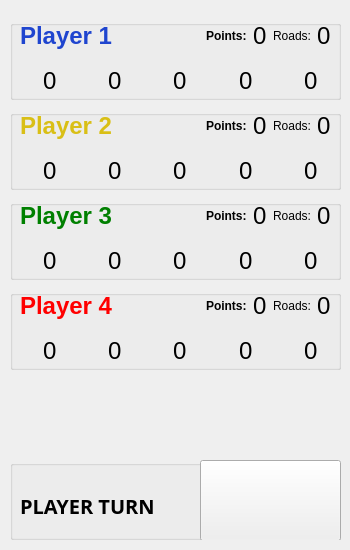
     <widget class="QWidget" name="widget_4" native="true">
      <property name="geometry">
       <rect>
        <x>820</x>
        <y>0</y>
        <width>350</width>
        <height>550</height>
       </rect>
      </property>
      <property name="minimumSize">
       <size>
        <width>350</width>
        <height>550</height>
       </size>
      </property>
      <property name="maximumSize">
       <size>
        <width>350</width>
        <height>16777215</height>
       </size>
      </property>
      <property name="styleSheet">
       <string notr="true">border-image: url(:/resources/images/boardR.png) 0 0 0 0 stretch stretch;</string>
      </property>
      <widget class="QGroupBox" name="groupBox">
       <property name="geometry">
        <rect>
         <x>10</x>
         <y>20</y>
         <width>331</width>
         <height>80</height>
        </rect>
       </property>
       <property name="styleSheet">
        <string notr="true">border-image: url(:/resources/images/wood.png) 0 0 0 0 stretch stretch;</string>
       </property>
       <property name="title">
        <string/>
       </property>
       <widget class="QWidget" name="horizontalLayoutWidget_2">
        <property name="geometry">
         <rect>
          <x>10</x>
          <y>0</y>
          <width>311</width>
          <height>31</height>
         </rect>
        </property>
        <layout class="QHBoxLayout" name="horizontalLayout_8">
         <item>
          <widget class="QLabel" name="lbPlayer1Name">
           <property name="font">
            <font>
             <pointsize>18</pointsize>
             <weight>75</weight>
             <bold>true</bold>
            </font>
           </property>
           <property name="styleSheet">
            <string notr="true">color: #1f45cf;</string>
           </property>
           <property name="text">
            <string>Player 1</string>
           </property>
          </widget>
         </item>
         <item>
          <spacer name="horizontalSpacer_8">
           <property name="orientation">
            <enum>Qt::Horizontal</enum>
           </property>
           <property name="sizeHint" stdset="0">
            <size>
             <width>40</width>
             <height>20</height>
            </size>
           </property>
          </spacer>
         </item>
         <item>
          <widget class="QLabel" name="label_30">
           <property name="font">
            <font>
             <weight>75</weight>
             <bold>true</bold>
            </font>
           </property>
           <property name="text">
            <string>Points:</string>
           </property>
          </widget>
         </item>
         <item>
          <widget class="QLabel" name="lbPointsPlayer1">
           <property name="font">
            <font>
             <pointsize>18</pointsize>
            </font>
           </property>
           <property name="text">
            <string>0</string>
           </property>
          </widget>
         </item>
         <item>
          <widget class="QLabel" name="label_9">
           <property name="text">
            <string>Roads:</string>
           </property>
          </widget>
         </item>
         <item>
          <widget class="QLabel" name="lbRoadsPlayer1">
           <property name="font">
            <font>
             <pointsize>18</pointsize>
            </font>
           </property>
           <property name="text">
            <string>0</string>
           </property>
          </widget>
         </item>
        </layout>
       </widget>
       <widget class="QWidget" name="horizontalLayoutWidget_6">
        <property name="geometry">
         <rect>
          <x>0</x>
          <y>40</y>
          <width>321</width>
          <height>41</height>
         </rect>
        </property>
        <layout class="QHBoxLayout" name="horizontalLayout_12">
         <item>
          <widget class="QLabel" name="label_10">
           <property name="styleSheet">
            <string notr="true">border-image: url(:/resources/images/resources--grain.png) 0 0 0 0 stretch stretch;</string>
           </property>
           <property name="text">
            <string/>
           </property>
          </widget>
         </item>
         <item>
          <widget class="QLabel" name="lbWheatP1">
           <property name="font">
            <font>
             <pointsize>18</pointsize>
            </font>
           </property>
           <property name="text">
            <string>0</string>
           </property>
          </widget>
         </item>
         <item>
          <widget class="QLabel" name="label_6">
           <property name="styleSheet">
            <string notr="true">border-image: url(:/resources/images/resources--wool.png) 0 0 0 0 stretch stretch;</string>
           </property>
           <property name="text">
            <string/>
           </property>
          </widget>
         </item>
         <item>
          <widget class="QLabel" name="lbWoolP1">
           <property name="font">
            <font>
             <pointsize>18</pointsize>
            </font>
           </property>
           <property name="text">
            <string>0</string>
           </property>
          </widget>
         </item>
         <item>
          <widget class="QLabel" name="label_8">
           <property name="styleSheet">
            <string notr="true">border-image: url(:/resources/images/resources--ore.png) 0 0 0 0 stretch stretch;</string>
           </property>
           <property name="text">
            <string/>
           </property>
          </widget>
         </item>
         <item>
          <widget class="QLabel" name="lbStoneP1">
           <property name="font">
            <font>
             <pointsize>18</pointsize>
            </font>
           </property>
           <property name="text">
            <string>0</string>
           </property>
          </widget>
         </item>
         <item>
          <widget class="QLabel" name="label_7">
           <property name="styleSheet">
            <string notr="true">border-image: url(:/resources/images/resources--lumber.png) 0 0 0 0 stretch stretch;</string>
           </property>
           <property name="text">
            <string/>
           </property>
          </widget>
         </item>
         <item>
          <widget class="QLabel" name="lbWoodP1">
           <property name="font">
            <font>
             <pointsize>18</pointsize>
            </font>
           </property>
           <property name="text">
            <string>0</string>
           </property>
          </widget>
         </item>
         <item>
          <widget class="QLabel" name="label_3">
           <property name="styleSheet">
            <string notr="true">border-image: url(:/resources/images/resources--brick.png) 0 0 0 0 stretch stretch;</string>
           </property>
           <property name="text">
            <string/>
           </property>
          </widget>
         </item>
         <item>
          <widget class="QLabel" name="lbBrickP1">
           <property name="font">
            <font>
             <pointsize>18</pointsize>
            </font>
           </property>
           <property name="text">
            <string>0</string>
           </property>
          </widget>
         </item>
        </layout>
       </widget>
      </widget>
      <widget class="QGroupBox" name="groupBox_2">
       <property name="geometry">
        <rect>
         <x>10</x>
         <y>110</y>
         <width>331</width>
         <height>80</height>
        </rect>
       </property>
       <property name="styleSheet">
        <string notr="true">border-image: url(:/resources/images/wood.png) 0 0 0 0 stretch stretch;</string>
       </property>
       <property name="title">
        <string/>
       </property>
       <widget class="QWidget" name="horizontalLayoutWidget_3">
        <property name="geometry">
         <rect>
          <x>10</x>
          <y>0</y>
          <width>311</width>
          <height>31</height>
         </rect>
        </property>
        <layout class="QHBoxLayout" name="horizontalLayout_9">
         <item>
          <widget class="QLabel" name="lbPlayer2Name">
           <property name="font">
            <font>
             <pointsize>18</pointsize>
             <weight>75</weight>
             <bold>true</bold>
            </font>
           </property>
           <property name="styleSheet">
            <string notr="true">color: #d9bf16;
</string>
           </property>
           <property name="text">
            <string>Player 2</string>
           </property>
          </widget>
         </item>
         <item>
          <spacer name="horizontalSpacer_10">
           <property name="orientation">
            <enum>Qt::Horizontal</enum>
           </property>
           <property name="sizeHint" stdset="0">
            <size>
             <width>40</width>
             <height>20</height>
            </size>
           </property>
          </spacer>
         </item>
         <item>
          <widget class="QLabel" name="label_31">
           <property name="font">
            <font>
             <weight>75</weight>
             <bold>true</bold>
            </font>
           </property>
           <property name="text">
            <string>Points:</string>
           </property>
          </widget>
         </item>
         <item>
          <widget class="QLabel" name="lbPointsPlayer2">
           <property name="font">
            <font>
             <pointsize>18</pointsize>
            </font>
           </property>
           <property name="text">
            <string>0</string>
           </property>
          </widget>
         </item>
         <item>
          <widget class="QLabel" name="label_12">
           <property name="text">
            <string>Roads:</string>
           </property>
          </widget>
         </item>
         <item>
          <widget class="QLabel" name="lbRoadsPlayer2">
           <property name="font">
            <font>
             <pointsize>18</pointsize>
            </font>
           </property>
           <property name="text">
            <string>0</string>
           </property>
          </widget>
         </item>
        </layout>
       </widget>
       <widget class="QWidget" name="horizontalLayoutWidget_7">
        <property name="geometry">
         <rect>
          <x>0</x>
          <y>40</y>
          <width>321</width>
          <height>41</height>
         </rect>
        </property>
        <layout class="QHBoxLayout" name="horizontalLayout_13">
         <item>
          <widget class="QLabel" name="label_11">
           <property name="styleSheet">
            <string notr="true">border-image: url(:/resources/images/resources--grain.png) 0 0 0 0 stretch stretch;</string>
           </property>
           <property name="text">
            <string/>
           </property>
          </widget>
         </item>
         <item>
          <widget class="QLabel" name="lbWheatP2">
           <property name="font">
            <font>
             <pointsize>18</pointsize>
            </font>
           </property>
           <property name="text">
            <string>0</string>
           </property>
          </widget>
         </item>
         <item>
          <widget class="QLabel" name="label_13">
           <property name="styleSheet">
            <string notr="true">border-image: url(:/resources/images/resources--wool.png) 0 0 0 0 stretch stretch;</string>
           </property>
           <property name="text">
            <string/>
           </property>
          </widget>
         </item>
         <item>
          <widget class="QLabel" name="lbWoolP2">
           <property name="font">
            <font>
             <pointsize>18</pointsize>
            </font>
           </property>
           <property name="text">
            <string>0</string>
           </property>
          </widget>
         </item>
         <item>
          <widget class="QLabel" name="label_15">
           <property name="styleSheet">
            <string notr="true">border-image: url(:/resources/images/resources--ore.png) 0 0 0 0 stretch stretch;</string>
           </property>
           <property name="text">
            <string/>
           </property>
          </widget>
         </item>
         <item>
          <widget class="QLabel" name="lbStoneP2">
           <property name="font">
            <font>
             <pointsize>18</pointsize>
            </font>
           </property>
           <property name="text">
            <string>0</string>
           </property>
          </widget>
         </item>
         <item>
          <widget class="QLabel" name="label_17">
           <property name="styleSheet">
            <string notr="true">border-image: url(:/resources/images/resources--lumber.png) 0 0 0 0 stretch stretch;</string>
           </property>
           <property name="text">
            <string/>
           </property>
          </widget>
         </item>
         <item>
          <widget class="QLabel" name="lbWoodP2">
           <property name="font">
            <font>
             <pointsize>18</pointsize>
            </font>
           </property>
           <property name="text">
            <string>0</string>
           </property>
          </widget>
         </item>
         <item>
          <widget class="QLabel" name="label_18">
           <property name="styleSheet">
            <string notr="true">border-image: url(:/resources/images/resources--brick.png) 0 0 0 0 stretch stretch;</string>
           </property>
           <property name="text">
            <string/>
           </property>
          </widget>
         </item>
         <item>
          <widget class="QLabel" name="lbBrickP2">
           <property name="font">
            <font>
             <pointsize>18</pointsize>
            </font>
           </property>
           <property name="text">
            <string>0</string>
           </property>
          </widget>
         </item>
        </layout>
       </widget>
      </widget>
      <widget class="QGroupBox" name="groupBox_3">
       <property name="geometry">
        <rect>
         <x>10</x>
         <y>200</y>
         <width>331</width>
         <height>80</height>
        </rect>
       </property>
       <property name="styleSheet">
        <string notr="true">border-image: url(:/resources/images/wood.png) 0 0 0 0 stretch stretch;</string>
       </property>
       <property name="title">
        <string/>
       </property>
       <widget class="QWidget" name="horizontalLayoutWidget_4">
        <property name="geometry">
         <rect>
          <x>10</x>
          <y>0</y>
          <width>311</width>
          <height>31</height>
         </rect>
        </property>
        <layout class="QHBoxLayout" name="horizontalLayout_10">
         <item>
          <widget class="QLabel" name="lbPlayer3Name">
           <property name="font">
            <font>
             <pointsize>18</pointsize>
             <weight>75</weight>
             <bold>true</bold>
            </font>
           </property>
           <property name="styleSheet">
            <string notr="true">color: green;
</string>
           </property>
           <property name="text">
            <string>Player 3</string>
           </property>
          </widget>
         </item>
         <item>
          <spacer name="horizontalSpacer_11">
           <property name="orientation">
            <enum>Qt::Horizontal</enum>
           </property>
           <property name="sizeHint" stdset="0">
            <size>
             <width>40</width>
             <height>20</height>
            </size>
           </property>
          </spacer>
         </item>
         <item>
          <widget class="QLabel" name="label_33">
           <property name="font">
            <font>
             <weight>75</weight>
             <bold>true</bold>
            </font>
           </property>
           <property name="text">
            <string>Points:</string>
           </property>
          </widget>
         </item>
         <item>
          <widget class="QLabel" name="lbPointsPlayer3">
           <property name="font">
            <font>
             <pointsize>18</pointsize>
            </font>
           </property>
           <property name="text">
            <string>0</string>
           </property>
          </widget>
         </item>
         <item>
          <widget class="QLabel" name="label_14">
           <property name="text">
            <string>Roads:</string>
           </property>
          </widget>
         </item>
         <item>
          <widget class="QLabel" name="lbRoadsPlayer3">
           <property name="font">
            <font>
             <pointsize>18</pointsize>
            </font>
           </property>
           <property name="text">
            <string>0</string>
           </property>
          </widget>
         </item>
        </layout>
       </widget>
       <widget class="QWidget" name="horizontalLayoutWidget_8">
        <property name="geometry">
         <rect>
          <x>0</x>
          <y>40</y>
          <width>321</width>
          <height>41</height>
         </rect>
        </property>
        <layout class="QHBoxLayout" name="horizontalLayout_14">
         <item>
          <widget class="QLabel" name="label_19">
           <property name="styleSheet">
            <string notr="true">border-image: url(:/resources/images/resources--grain.png) 0 0 0 0 stretch stretch;</string>
           </property>
           <property name="text">
            <string/>
           </property>
          </widget>
         </item>
         <item>
          <widget class="QLabel" name="lbWheatP3">
           <property name="font">
            <font>
             <pointsize>18</pointsize>
            </font>
           </property>
           <property name="text">
            <string>0</string>
           </property>
          </widget>
         </item>
         <item>
          <widget class="QLabel" name="label_20">
           <property name="styleSheet">
            <string notr="true">border-image: url(:/resources/images/resources--wool.png) 0 0 0 0 stretch stretch;</string>
           </property>
           <property name="text">
            <string/>
           </property>
          </widget>
         </item>
         <item>
          <widget class="QLabel" name="lbWoolP3">
           <property name="font">
            <font>
             <pointsize>18</pointsize>
            </font>
           </property>
           <property name="text">
            <string>0</string>
           </property>
          </widget>
         </item>
         <item>
          <widget class="QLabel" name="label_21">
           <property name="styleSheet">
            <string notr="true">border-image: url(:/resources/images/resources--ore.png) 0 0 0 0 stretch stretch;</string>
           </property>
           <property name="text">
            <string/>
           </property>
          </widget>
         </item>
         <item>
          <widget class="QLabel" name="lbStoneP3">
           <property name="font">
            <font>
             <pointsize>18</pointsize>
            </font>
           </property>
           <property name="text">
            <string>0</string>
           </property>
          </widget>
         </item>
         <item>
          <widget class="QLabel" name="label_22">
           <property name="styleSheet">
            <string notr="true">border-image: url(:/resources/images/resources--lumber.png) 0 0 0 0 stretch stretch;</string>
           </property>
           <property name="text">
            <string/>
           </property>
          </widget>
         </item>
         <item>
          <widget class="QLabel" name="lbWoodP3">
           <property name="font">
            <font>
             <pointsize>18</pointsize>
            </font>
           </property>
           <property name="text">
            <string>0</string>
           </property>
          </widget>
         </item>
         <item>
          <widget class="QLabel" name="label_23">
           <property name="styleSheet">
            <string notr="true">border-image: url(:/resources/images/resources--brick.png) 0 0 0 0 stretch stretch;</string>
           </property>
           <property name="text">
            <string/>
           </property>
          </widget>
         </item>
         <item>
          <widget class="QLabel" name="lbBrickP3">
           <property name="font">
            <font>
             <pointsize>18</pointsize>
            </font>
           </property>
           <property name="text">
            <string>0</string>
           </property>
          </widget>
         </item>
        </layout>
       </widget>
      </widget>
      <widget class="QGroupBox" name="groupBox_4">
       <property name="geometry">
        <rect>
         <x>10</x>
         <y>290</y>
         <width>331</width>
         <height>80</height>
        </rect>
       </property>
       <property name="styleSheet">
        <string notr="true">border-image: url(:/resources/images/wood.png) 0 0 0 0 stretch stretch;</string>
       </property>
       <property name="title">
        <string/>
       </property>
       <widget class="QWidget" name="horizontalLayoutWidget_5">
        <property name="geometry">
         <rect>
          <x>10</x>
          <y>0</y>
          <width>311</width>
          <height>31</height>
         </rect>
        </property>
        <layout class="QHBoxLayout" name="horizontalLayout_11">
         <item>
          <widget class="QLabel" name="lbPlayer4Name">
           <property name="font">
            <font>
             <pointsize>18</pointsize>
             <weight>75</weight>
             <bold>true</bold>
            </font>
           </property>
           <property name="styleSheet">
            <string notr="true">color: red;
</string>
           </property>
           <property name="text">
            <string>Player 4</string>
           </property>
          </widget>
         </item>
         <item>
          <spacer name="horizontalSpacer_12">
           <property name="orientation">
            <enum>Qt::Horizontal</enum>
           </property>
           <property name="sizeHint" stdset="0">
            <size>
             <width>40</width>
             <height>20</height>
            </size>
           </property>
          </spacer>
         </item>
         <item>
          <widget class="QLabel" name="label_35">
           <property name="font">
            <font>
             <weight>75</weight>
             <bold>true</bold>
            </font>
           </property>
           <property name="text">
            <string>Points:</string>
           </property>
          </widget>
         </item>
         <item>
          <widget class="QLabel" name="lbPointsPlayer4">
           <property name="font">
            <font>
             <pointsize>18</pointsize>
            </font>
           </property>
           <property name="text">
            <string>0</string>
           </property>
          </widget>
         </item>
         <item>
          <widget class="QLabel" name="label_16">
           <property name="text">
            <string>Roads:</string>
           </property>
          </widget>
         </item>
         <item>
          <widget class="QLabel" name="lbRoadsPlayer4">
           <property name="font">
            <font>
             <pointsize>18</pointsize>
            </font>
           </property>
           <property name="text">
            <string>0</string>
           </property>
          </widget>
         </item>
        </layout>
       </widget>
       <widget class="QWidget" name="horizontalLayoutWidget_9">
        <property name="geometry">
         <rect>
          <x>0</x>
          <y>40</y>
          <width>321</width>
          <height>41</height>
         </rect>
        </property>
        <layout class="QHBoxLayout" name="horizontalLayout_15">
         <item>
          <widget class="QLabel" name="label_24">
           <property name="styleSheet">
            <string notr="true">border-image: url(:/resources/images/resources--grain.png) 0 0 0 0 stretch stretch;</string>
           </property>
           <property name="text">
            <string/>
           </property>
          </widget>
         </item>
         <item>
          <widget class="QLabel" name="lbWheatP4">
           <property name="font">
            <font>
             <pointsize>18</pointsize>
            </font>
           </property>
           <property name="text">
            <string>0</string>
           </property>
          </widget>
         </item>
         <item>
          <widget class="QLabel" name="label_25">
           <property name="styleSheet">
            <string notr="true">border-image: url(:/resources/images/resources--wool.png) 0 0 0 0 stretch stretch;</string>
           </property>
           <property name="text">
            <string/>
           </property>
          </widget>
         </item>
         <item>
          <widget class="QLabel" name="lbWoolP4">
           <property name="font">
            <font>
             <pointsize>18</pointsize>
            </font>
           </property>
           <property name="text">
            <string>0</string>
           </property>
          </widget>
         </item>
         <item>
          <widget class="QLabel" name="label_26">
           <property name="styleSheet">
            <string notr="true">border-image: url(:/resources/images/resources--ore.png) 0 0 0 0 stretch stretch;</string>
           </property>
           <property name="text">
            <string/>
           </property>
          </widget>
         </item>
         <item>
          <widget class="QLabel" name="lbStoneP4">
           <property name="font">
            <font>
             <pointsize>18</pointsize>
            </font>
           </property>
           <property name="text">
            <string>0</string>
           </property>
          </widget>
         </item>
         <item>
          <widget class="QLabel" name="label_27">
           <property name="styleSheet">
            <string notr="true">border-image: url(:/resources/images/resources--lumber.png) 0 0 0 0 stretch stretch;</string>
           </property>
           <property name="text">
            <string/>
           </property>
          </widget>
         </item>
         <item>
          <widget class="QLabel" name="lbWoodP4">
           <property name="font">
            <font>
             <pointsize>18</pointsize>
            </font>
           </property>
           <property name="text">
            <string>0</string>
           </property>
          </widget>
         </item>
         <item>
          <widget class="QLabel" name="label_28">
           <property name="styleSheet">
            <string notr="true">border-image: url(:/resources/images/resources--brick.png) 0 0 0 0 stretch stretch;</string>
           </property>
           <property name="text">
            <string/>
           </property>
          </widget>
         </item>
         <item>
          <widget class="QLabel" name="lbBrickP4">
           <property name="font">
            <font>
             <pointsize>18</pointsize>
            </font>
           </property>
           <property name="text">
            <string>0</string>
           </property>
          </widget>
         </item>
        </layout>
       </widget>
      </widget>
      <widget class="QGroupBox" name="groupBox_5">
       <property name="geometry">
        <rect>
         <x>10</x>
         <y>460</y>
         <width>331</width>
         <height>80</height>
        </rect>
       </property>
       <property name="styleSheet">
        <string notr="true">border-image: url(:/resources/images/wood.png) 0 0 0 0 stretch stretch;</string>
       </property>
       <property name="title">
        <string/>
       </property>
       <widget class="QPushButton" name="pushButton">
        <property name="geometry">
         <rect>
          <x>190</x>
          <y>0</y>
          <width>141</width>
          <height>81</height>
         </rect>
        </property>
        <property name="styleSheet">
         <string notr="true">border-image: url(:/resources/images/next.png) 0 0 0 0 stretch stretch;</string>
        </property>
        <property name="text">
         <string/>
        </property>
       </widget>
       <widget class="QLabel" name="label_4">
        <property name="geometry">
         <rect>
          <x>10</x>
          <y>20</y>
          <width>161</width>
          <height>51</height>
         </rect>
        </property>
        <property name="font">
         <font>
          <family>Sahadeva</family>
          <pointsize>15</pointsize>
          <weight>75</weight>
          <bold>true</bold>
         </font>
        </property>
        <property name="styleSheet">
         <string notr="true">border-image: url(:/resources/images/transparent.png) 0 0 0 0 stretch stretch;</string>
        </property>
        <property name="text">
         <string>PLAYER TURN</string>
        </property>
       </widget>
      </widget>
      <widget class="QLabel" name="lbError">
       <property name="geometry">
        <rect>
         <x>10</x>
         <y>400</y>
         <width>331</width>
         <height>31</height>
        </rect>
       </property>
       <property name="font">
        <font>
         <pointsize>15</pointsize>
        </font>
       </property>
       <property name="styleSheet">
        <string notr="true">color: red;</string>
       </property>
       <property name="text">
        <string/>
       </property>
      </widget>
     </widget>
